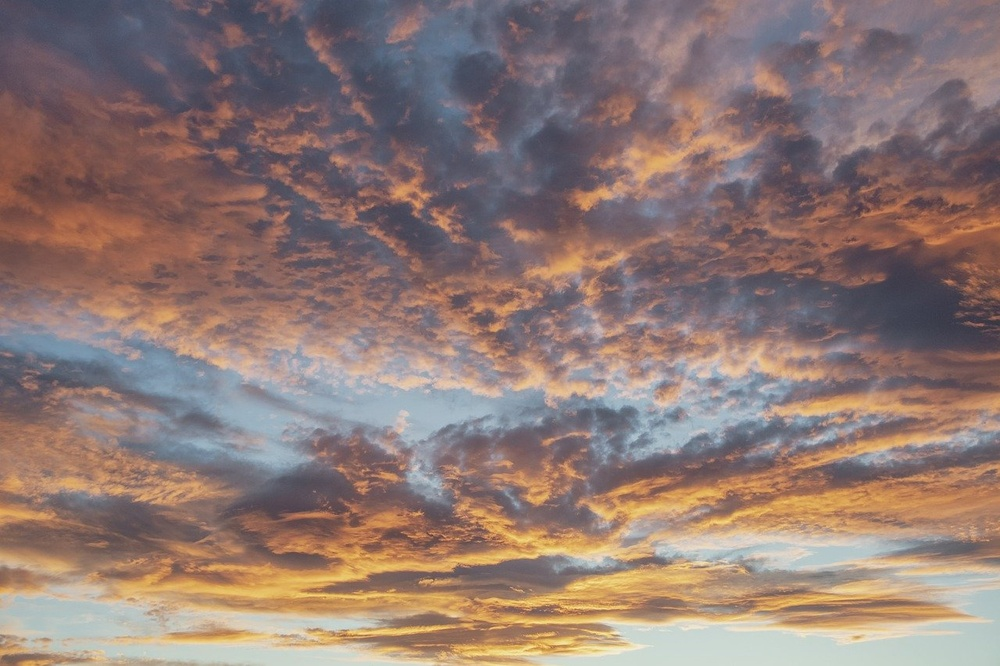
#> input picture Chapter 2 Pixel Operation/dataset/clouds-8420083_1280.jpg, 1000 x 666 px, shrunk from 1280 x 853 before the run
$ python 'Menampilkan Citra.py'
#> lines starting #> are read from the running program, lines starting #| are printed output that depends on the picture
import cv2 as cv
import matplotlib.pyplot as plt
import numpy as np

img = cv.imread('dataset/clouds-8420083_1280.jpg')
#> img is the input picture: shape (666, 1000, 3); mean B, G, R 115.8, 121.4, 143.1
img_gray = cv.cvtColor(img, cv.COLOR_BGR2GRAY)
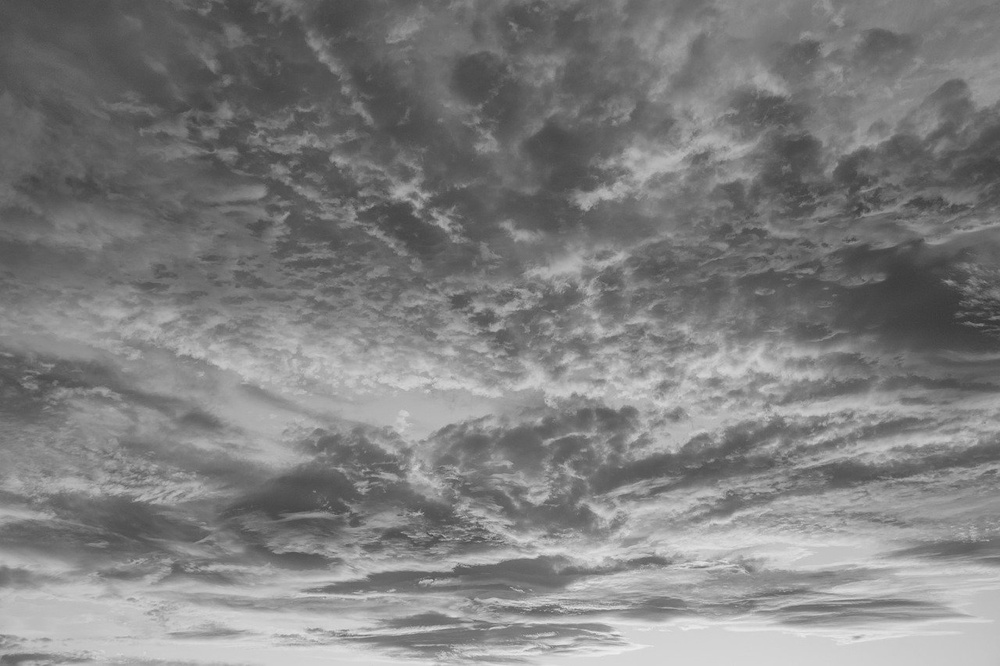
#> img_gray: shape (666, 1000); min 51, max 238, mean 127.3
plt.figure(figsize=(20, 20))


plt.subplot(1,2,1)
plt.imshow(img,cmap="gray")
plt.subplot(1,2,2)
plt.imshow(img_gray,cmap="gray")
plt.show()
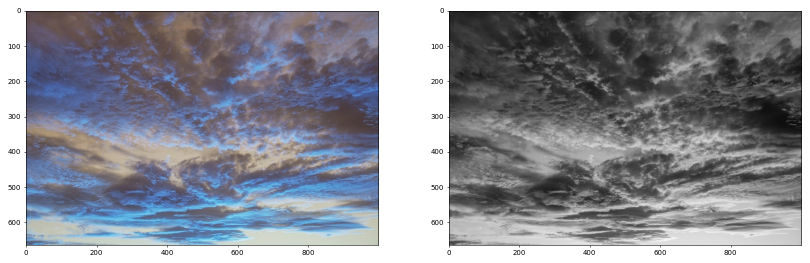
#> figure drawn by matplotlib, 2 panels; B, G, R data is drawn as R, G, B

$ run again, with Chapter 2 Pixel Operation/dataset/pexels-pixabay-237272.jpg copied over Chapter 2 Pixel Operation/dataset/clouds-8420083_1280.jpg
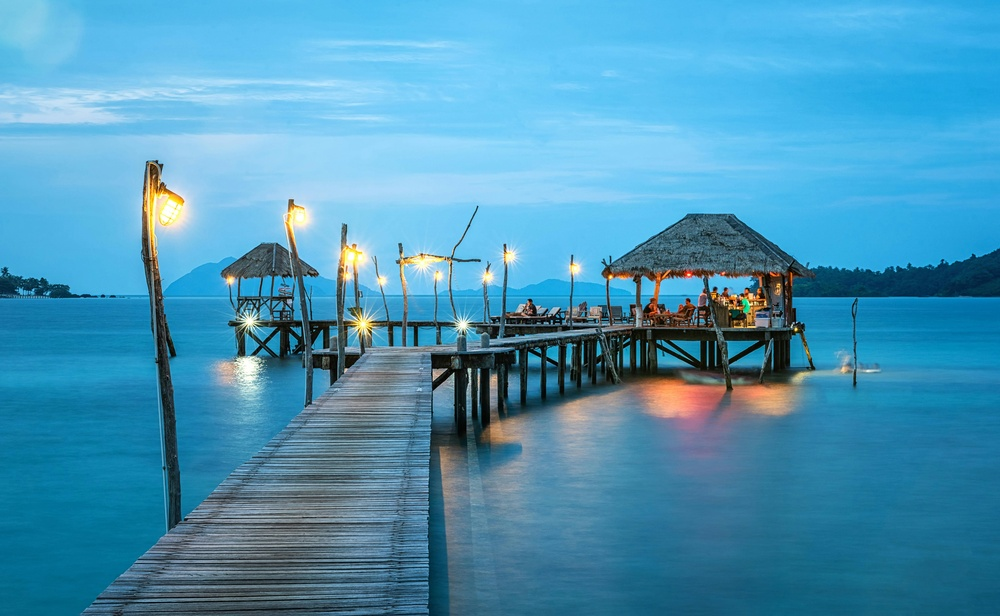
#> input picture Chapter 2 Pixel Operation/dataset/pexels-pixabay-237272.jpg, 1000 x 616 px, shrunk from 7308 x 4502 before the run
#> img is the input picture: shape (616, 1000, 3); mean B, G, R 182.2, 148.5, 74.6
#> `img_gray = cv.cvtColor(img, cv.COLOR_BGR2GRAY)`:
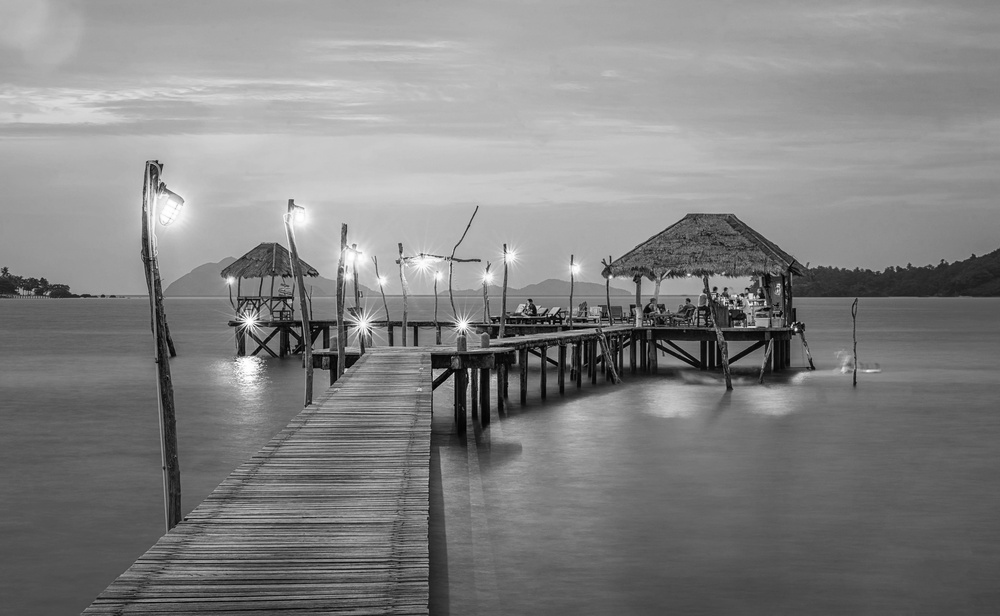
#> img_gray: shape (616, 1000); min 0, max 255, mean 130.2
#> `plt.show()`:
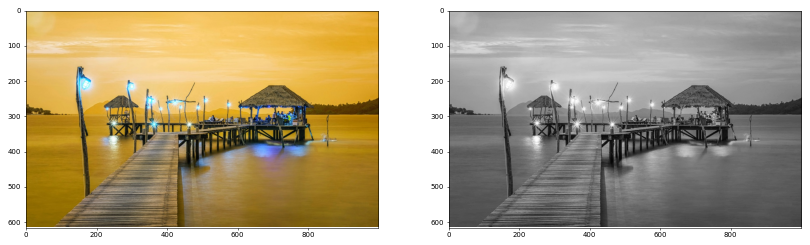
#> figure drawn by matplotlib, 2 panels; B, G, R data is drawn as R, G, B

$ run again, with Chapter 2 Pixel Operation/dataset/pexels-quang-nguyen-vinh-222549-3355732.jpg copied over Chapter 2 Pixel Operation/dataset/clouds-8420083_1280.jpg
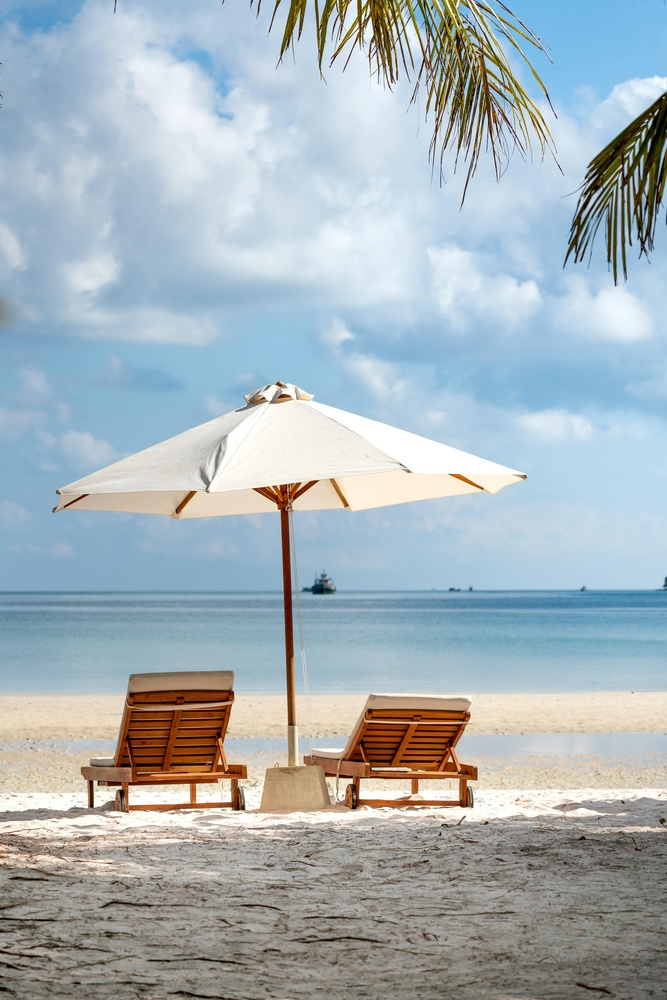
#> input picture Chapter 2 Pixel Operation/dataset/pexels-quang-nguyen-vinh-222549-3355732.jpg, 667 x 1000 px, shrunk from 4813 x 7216 before the run
#> img is the input picture: shape (1000, 667, 3); mean B, G, R 184.9, 179.1, 166.7
#> `img_gray = cv.cvtColor(img, cv.COLOR_BGR2GRAY)`:
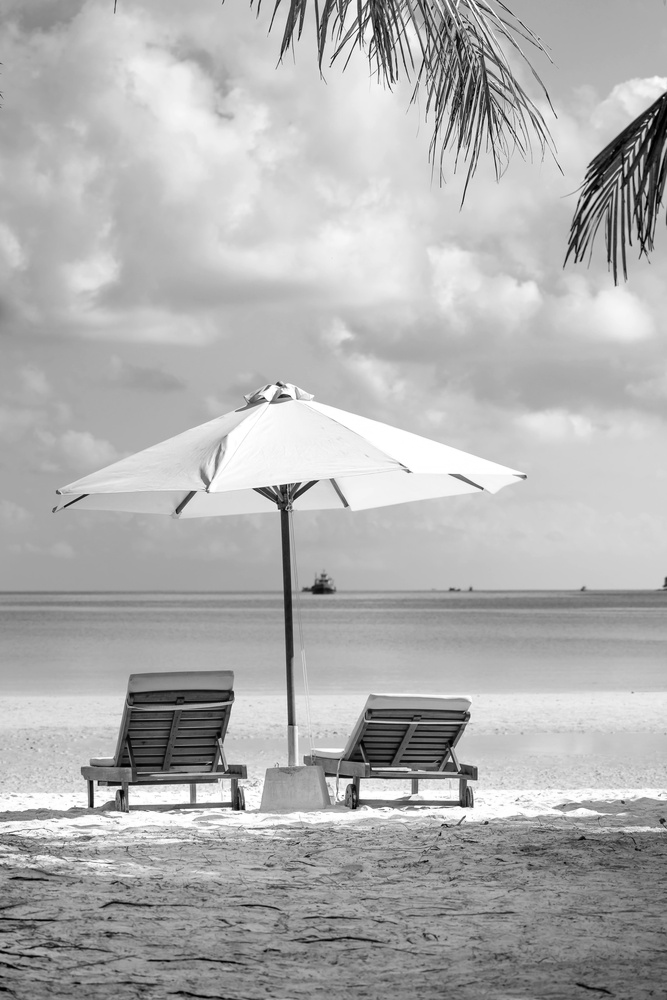
#> img_gray: shape (1000, 667); min 0, max 255, mean 176
#> `plt.show()`:
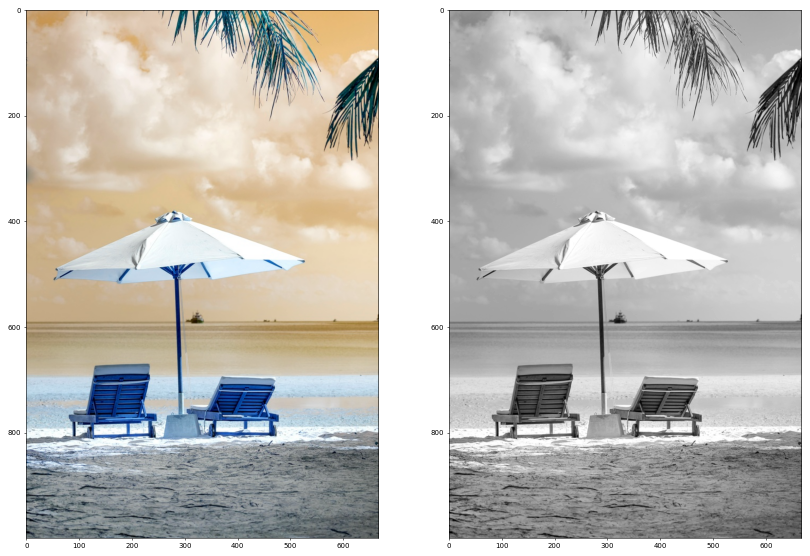
#> figure drawn by matplotlib, 2 panels; B, G, R data is drawn as R, G, B
